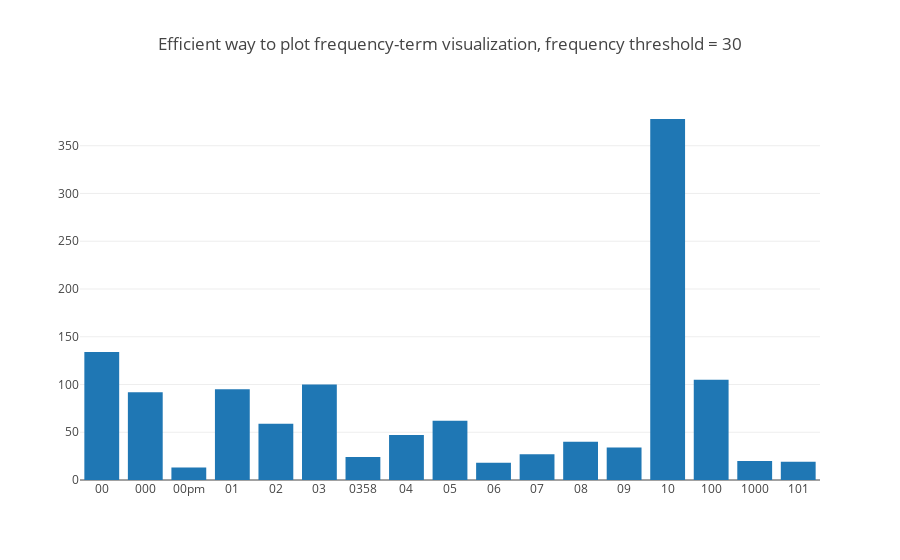

Notebook cell for this chart:
### Markdown cell above
#### My answer 
* Since we care more about high frequency terms, so I think we can reduce the number of terms by setting a threshold, only plot the terms that their frequency is above the threshold.
* By doing so, we can plot a meaningful visualization plot very efficiently.

### Code cell
df = pd.DataFrame({'term': count_vect.get_feature_names()[:300],'frequency': term_frequencies[:300]})
df_reduced = df.query('frequency > 10')
fig = go.Figure([go.Bar(x=df_reduced['term'], y=df_reduced['frequency'])])
# need to set x-axis type to be 'category' or can't show bar
fig.layout.xaxis.type = 'category'
fig.layout.title.text = 'Efficient way to plot frequency-term visualization, frequency threshold = 30' 
fig.show()

### Figure 1 — Plotly figure (JSON) as saved in the notebook; plotly's stock layout.template omitted (floating-point values rounded to 4 significant figures)
{"data": [{"type": "bar", "uid": "341da1c7-91b8-4265-a90b-b4feca8ce926", "x": ["00", "000", "00pm", "01", "02", "03", "0358", "04", "05", "06", "07", "08", "09", "10", "100", "1000", "101"], "y": [134, 92, 13, 95, 59, 100, 24, 47, 62, 18, 27, 40, 34, 378, 105, 20, 19]}], "layout": {"title": {"text": "Efficient way to plot frequency-term visualization, frequency threshold = 30"}, "xaxis": {"type": "category"}}}
